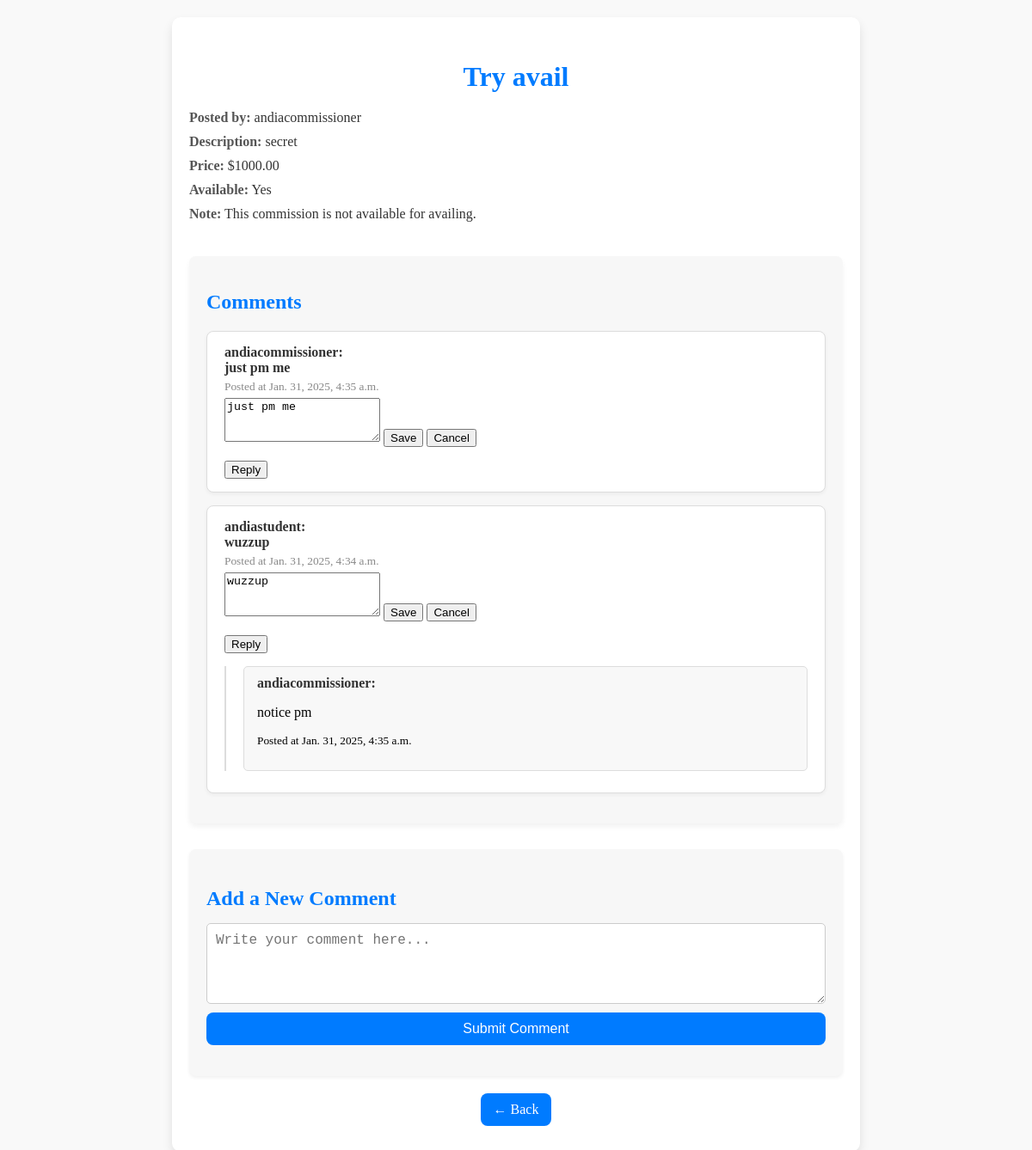
The page /commissions/17/ (signed in) on the database its author committed.
### app/models.py (models this page shows, shortened)
class Commission(models.Model):
    title = models.CharField(max_length=150)
    description = models.TextField()
    commissioner = models.ForeignKey(settings.AUTH_USER_MODEL, on_delete=models.CASCADE, related_name='commissions_created')
    price = models.DecimalField(max_digits=10, decimal_places=2)
    available = models.BooleanField(default=True)
    created_at = models.DateTimeField(auto_now_add=True)
    class Meta:
        ordering = ['-created_at']
    objects = CommissionQuerySet.as_manager()  # Use the custom QuerySet

class CustomUser(AbstractUser):
    ROLE_CHOICES = (
        ('student', 'Student'),
        ('commissioner', 'Commissioner'),
    )
    role = models.CharField(max_length=20, choices=ROLE_CHOICES, default='student')
    def is_student(self):
        return self.role == 'student'

class Comment(models.Model):
    commission = models.ForeignKey(Commission, on_delete=models.CASCADE, related_name='comments')
    commenter = models.ForeignKey(settings.AUTH_USER_MODEL, on_delete=models.CASCADE, related_name='comments')
    content = models.TextField()
    parent = models.ForeignKey('self', null=True, blank=True, on_delete=models.CASCADE, related_name='replies')
    created_at = models.DateTimeField(auto_now_add=True)

### app/views.py (the view)
# urls.py: path('commissions/<int:pk>/', CommissionDetailView.as_view(), name='commission-detail'),
class CommissionDetailView(LoginRequiredMixin, DetailView):
    model = Commission
    template_name = 'app/commission_detail.html'
    context_object_name = 'commission'
    def get_context_data(self, **kwargs):
        context = super().get_context_data(**kwargs)
        commission = self.object
        root_comments = Comment.objects.filter(
            commission=commission,
            parent__isnull=True
        ).prefetch_related(
            Prefetch('replies', queryset=Comment.objects.order_by('created_at'))  # Prefetch nested replies
        ).order_by('-created_at')
        context['comments'] = root_comments
        user = self.request.user
        if hasattr(user, 'profile') and user.profile.user.is_student() and commission.available:
            context['show_avail_button'] = True
        else:
            context['show_avail_button'] = False
        return context

### app/templates/app/commission_detail.html (shortened to what this page needs)
{% load static %}
{% block content %}
<link rel="stylesheet" href="{% static 'css/commission_details.css' %}">
<div class="detail-container">
    <div class="detail-wrapper">
        <h1 class="detail-header">{{ commission.title }}</h1>
        <div class="detail-body">
            <p><strong>Posted by:</strong> {{ commission.commissioner.username }}</p>
            <p><strong>Description:</strong> {{ commission.description }}</p>
            <p><strong>Price:</strong> ${{ commission.price }}</p>
            <p><strong>Available:</strong> {{ commission.available|yesno:"Yes,No" }}</p>
            {% if show_avail_button %}
                <form method="post" action="{% url 'avail-commission' commission.pk %}" class="mt-3">
                    {% csrf_token %}
                    <button type="submit" class="btn btn-success">Avail This Commission</button>
                </form>
            {% else %}
                <p class="text-danger mt-3"><strong>Note:</strong> This commission is not available for availing.</p>
            {% endif %}
        </div>
        <div class="comments-section mt-5">
            <h2>Comments</h2>
            {% for comment in comments %}
                <div class="comment-box">
                    <p><strong>{{ comment.commenter.username }}:</strong></p>
                    <div id="comment-content-{{ comment.id }}" class="comment-content">
                        <p>{{ comment.content }}</p>
                        <p><small>Posted at {{ comment.created_at }}</small></p>
                    </div>
                    <form id="edit-form-{{ comment.id }}" method="post" action="{% url 'update-comment' comment.id %}" class="edit-form">
                        <textarea name="content" rows="3" required>{{ comment.content }}</textarea>
                        <button type="submit" class="btn btn-primary btn-sm">Save</button>
                        <button type="button" onclick="toggleEditForm('{{ comment.id }}')" class="btn btn-secondary btn-sm">Cancel</button>
                    </form>
                    <button type="button" class="btn btn-link btn-sm reply-toggle" onclick="document.getElementById('reply-form-{{ comment.id }}').style.display='block'">Reply</button>
                    {% with comment.replies.all|default_if_none:'' as replies %}
                        {% if replies %}
                            <div class="nested-replies">
                                {% for reply in replies %}
                                    <div class="reply-box">
                                        <p><strong>{{ reply.commenter.username }}:</strong></p>
                                        <p>{{ reply.content }}</p>
                                        <p><small>Posted at {{ reply.created_at }}</small></p>
                                    </div>
                                {% endfor %}
                            </div>
                        {% endif %}
                    {% endwith %}
                </div>
            {% empty %}
                <p>No comments yet. Be the first to comment!</p>
            {% endfor %}
        </div>
        <div class="add-comment mt-4">
            <h3>Add a New Comment</h3>
            <form method="post" action="{% url 'add-comment' commission.pk %}">
                <textarea name="content" rows="4" placeholder="Write your comment here..." required></textarea>
                <button type="submit" class="btn btn-primary">Submit Comment</button>
            </form>
        </div>
        <div class="back-to-list mt-4">
            <a href="{% url 'dashboard' %}" class="btn btn-primary">← Back </a>
        </div>
    </div>
</div>
{% endblock %}

### static/css/commission_details.css (style rules this page uses)
.detail-container { display: flex; justify-content: center; align-items: flex-start; padding: 20px; background-color: #f9f9f9; min-height: 100vh; box-sizing: border-box; }
.detail-wrapper { background-color: #ffffff; padding: 30px 20px; max-width: 800px; width: 100%; border-radius: 10px; box-shadow: 0 6px 12px rgba(0, 0, 0, 0.1); box-sizing: border-box; }
.detail-header { font-size: 2rem; font-weight: bold; color: #007bff; margin-bottom: 20px; text-align: center; }
.detail-body p { margin: 10px 0; font-size: 1rem; color: #333; }
.detail-body p strong { font-weight: bold; color: #555; }
.comments-section { margin-top: 40px; background: #f7f7f7; padding: 20px; border-radius: 8px; box-shadow: 0 4px 6px rgba(0, 0, 0, 0.05); }
.comments-section h2 { font-size: 1.5rem; margin-bottom: 20px; color: #007bff; }
.comment-box { background-color: #ffffff; border: 1px solid #ddd; border-radius: 8px; padding: 15px 20px; margin-bottom: 15px; position: relative; box-shadow: 0 2px 4px rgba(0, 0, 0, 0.05); }
.comment-box p:first-child { margin: 0; font-size: 1rem; font-weight: bold; color: #333; }
.comment-content p { margin: 5px 0; color: #555; }
.comment-content small { color: #888; }
.nested-replies { margin-top: 15px; padding-left: 20px; border-left: 2px solid #ddd; }
.reply-box { background-color: #f8f8f8; padding: 10px 15px; border-radius: 5px; border: 1px solid #ddd; margin-bottom: 10px; }
.add-comment { margin-top: 30px; background: #f7f7f7; padding: 20px; border-radius: 8px; box-shadow: 0 2px 4px rgba(0, 0, 0, 0.06); }
.add-comment h3 { font-size: 1.5rem; color: #007bff; margin-bottom: 15px; }
.add-comment textarea { width: 100%; font-size: 1rem; padding: 10px; border: 1px solid #ccc; border-radius: 5px; resize: vertical; margin-bottom: 10px; }
.add-comment .btn { display: block; width: 100%; font-size: 1rem; background-color: #007bff; color: #fff; border: none; padding: 10px; text-align: center; border-radius: 8px; cursor: pointer; transition: background-color 0.3s ease-in-out; }
.back-to-list .btn { display: block; margin: 20px auto 0; width: fit-content; font-size: 1rem; padding: 10px 15px; border-radius: 8px; background-color: #007bff; color: #fff; text-decoration: none; transition: background-color 0.3s ease-in-out; }

### rows shown on the page
Commission: title "Try avail", commissioner.username "andiacommissioner", description "secret", price "1000.00", available "Yes"
Comment: commenter.username "andiacommissioner", content "just pm me", created_at "Jan. 31, 2025, 4:35 a.m."
Comment: commenter.username "andiastudent", content "wuzzup", created_at "Jan. 31, 2025, 4:34 a.m."
Comment: commenter.username "andiacommissioner", content "notice pm", created_at "Jan. 31, 2025, 4:35 a.m."
